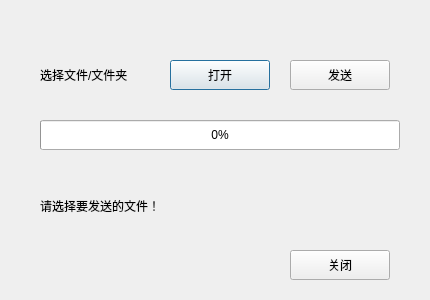
<?xml version="1.0" encoding="UTF-8"?>
<ui version="4.0">
 <class>Server</class>
 <widget class="QDialog" name="Server">
  <property name="geometry">
   <rect>
    <x>0</x>
    <y>0</y>
    <width>430</width>
    <height>300</height>
   </rect>
  </property>
  <property name="windowTitle">
   <string>Server</string>
  </property>
  <widget class="QLabel" name="fileLabel">
   <property name="geometry">
    <rect>
     <x>40</x>
     <y>60</y>
     <width>120</width>
     <height>30</height>
    </rect>
   </property>
   <property name="text">
    <string>选择文件/文件夹</string>
   </property>
  </widget>
  <widget class="QPushButton" name="openFileBtn">
   <property name="geometry">
    <rect>
     <x>170</x>
     <y>60</y>
     <width>100</width>
     <height>30</height>
    </rect>
   </property>
   <property name="text">
    <string>打开</string>
   </property>
  </widget>
  <widget class="QPushButton" name="closeFileBtn">
   <property name="geometry">
    <rect>
     <x>290</x>
     <y>250</y>
     <width>100</width>
     <height>30</height>
    </rect>
   </property>
   <property name="text">
    <string>关闭</string>
   </property>
  </widget>
  <widget class="QPushButton" name="sendFileBtn">
   <property name="geometry">
    <rect>
     <x>290</x>
     <y>60</y>
     <width>100</width>
     <height>30</height>
    </rect>
   </property>
   <property name="text">
    <string>发送</string>
   </property>
  </widget>
  <widget class="QProgressBar" name="sendPgsBtn">
   <property name="geometry">
    <rect>
     <x>40</x>
     <y>120</y>
     <width>360</width>
     <height>30</height>
    </rect>
   </property>
   <property name="value">
    <number>0</number>
   </property>
  </widget>
  <widget class="QLabel" name="sStatusLabel">
   <property name="geometry">
    <rect>
     <x>40</x>
     <y>160</y>
     <width>360</width>
     <height>91</height>
    </rect>
   </property>
   <property name="text">
    <string>请选择要发送的文件！</string>
   </property>
   <property name="textFormat">
    <enum>Qt::AutoText</enum>
   </property>
  </widget>
 </widget>
 <resources/>
 <connections/>
</ui>
